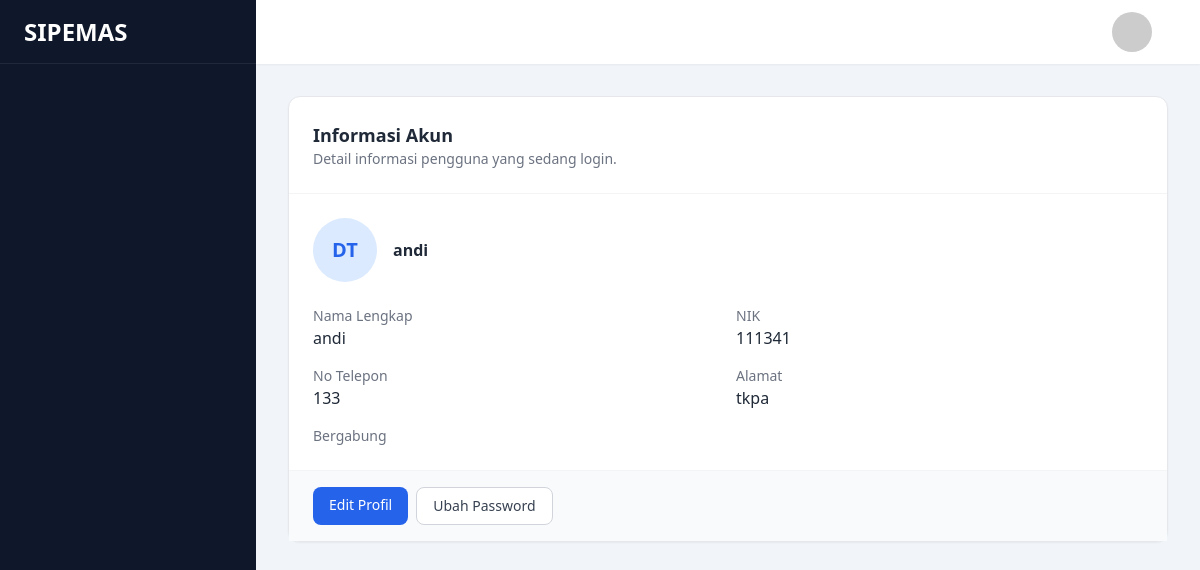
/accounts/web/1/, run on the app's committed database.
### accounts/models.py (models this page shows, shortened)
class Masyarakat(models.Model):
    user = models.OneToOneField(
        User,
        on_delete=models.CASCADE,
        related_name='masyarakat'
    )
    nik = models.CharField(max_length=20, unique=True)
    nama = models.CharField(max_length=100)
    alamat = models.TextField()
    no_hp = models.CharField(max_length=20)

### accounts/web/views.py (the view, shortened to what this page needs)
# urls.py: path("<int:masyarakat_id>/", views.AccountDetailView.as_view(), name="detail"),
class AccountDetailView(View):
    def get(self, request, masyarakat_id, *args, **kwargs):
        rubah_password_form = PasswordChangeForm(request.user)
        masyarakat = Masyarakat.objects.get(id=masyarakat_id)
        user = masyarakat.user
        masyarakat_form = MasyarakatForm(instance=masyarakat)
        user_form = UserForm(instance=user)
        context = {
            "masyarakat_form": masyarakat_form,
            "user_form": user_form,
            "rubah_password_form": rubah_password_form,
            "user": request.user,
            "masyarakat": masyarakat,
        }
        return render(request, 'accounts/pages/account_detail.html', context)

### core/context_processors.py (called while the page is built, shortened)
def sidebar_menu(request):
    menus = []
    return {
        "sidebar_menus": menus
    }

def permissions(request):
    if not request.user.is_authenticated:
        return {}
    user = request.user
    return {
        "roles": permission_service.get_roles(user),
    }

### core/templatetags/auth_extras.py (called while the page is built)
@register.simple_tag
def role_guru():
    return ROLE_GURU

@register.simple_tag
def role_admin():
    return ROLE_ADMIN

@register.filter
def user_has_group(user, group_name):
    return has_group(user, group_name)

### core/utils/permissions.py (called while the page is built)
def has_group(user, group_name):
    return user.groups.filter(name=group_name).exists()

### accounts/templates/accounts/pages/account_detail.html (shortened to what this page needs)
{% extends "core/layouts/base.html" %}
{% block content %}
<div
    x-data="accountDetailPage()"
    @open-form-edit.window="isEditFormOpen = true"
    @reload-halaman.window="reloadHalaman()"
    @open-form-rubah-password="isRubahPasswordFormOpen = true"
    class="flex flex-col gap-6 p-6"
>
    {% include 'accounts/partials/cards/account_card.html' %}
    {% url 'accounts:accounts_web:rubah_password' masyarakat_id=masyarakat.id as action_url %}
</div>
{% endblock %}

### accounts/templates/accounts/partials/cards/account_card.html (shortened to what this page needs)
<div
    x-show="isCardOpen" x-cloak
    class="bg-white rounded-xl shadow-sm border border-gray-200">
    <div class="p-6 border-b border-gray-100">
        <h2 class="text-lg font-semibold text-gray-800">
            Informasi Akun
        </h2>
        <p class="text-sm text-gray-500">
            Detail informasi pengguna yang sedang login.
        </p>
    </div>
    <div class="p-6">
        <div class="flex items-center gap-4 mb-6">
            <div class="w-16 h-16 rounded-full bg-blue-100 flex items-center justify-center">
                <span class="text-xl font-bold text-blue-600">
                    DT
                </span>
            </div>
            <div>
                <h3 class="font-semibold text-gray-800">
                    {{ masyarakat.nama }}
                </h3>
            </div>
        </div>
        <div class="grid grid-cols-1 md:grid-cols-2 gap-4">
            <div>
                <p class="text-sm text-gray-500">Nama Lengkap</p>
                <p class="font-medium text-gray-800">{{ masyarakat.nama }}</p>
            </div>
            <div>
                <p class="text-sm text-gray-500">NIK</p>
                <p class="font-medium text-gray-800">{{ masyarakat.nik }}</p>
            </div>
            <div>
                <p class="text-sm text-gray-500">No Telepon </p>
                <p class="font-medium text-gray-800">{{ masyarakat.no_hp }}</p>
            </div>
            <div>
                <p class="text-sm text-gray-500">Alamat </p>
                <p class="font-medium text-gray-800">{{ masyarakat.alamat }}</p>
            </div>
            <div>
                <p class="text-sm text-gray-500">Bergabung</p>
            </div>
        </div>
    </div>
    <div class="px-6 py-4 border-t border-gray-100 bg-gray-50 flex flex-wrap gap-2">
        <a href="#"
            @click.prevent="$dispatch('open-form-edit')"
           class="px-4 py-2 text-sm font-medium text-white bg-blue-600 rounded-lg hover:bg-blue-700">
            Edit Profil
        </a>
        <a href="#"
            @click.prevent="$dispatch('open-form-rubah-password')"
           class="px-4 py-2 text-sm font-medium text-gray-700 bg-white border border-gray-300 rounded-lg hover:bg-gray-100">
            Ubah Password
        </a>
    </div>
</div>

### data on the page
Masyarakat: nama "andi", nik "111341", no_hp "133", alamat "tkpa"
